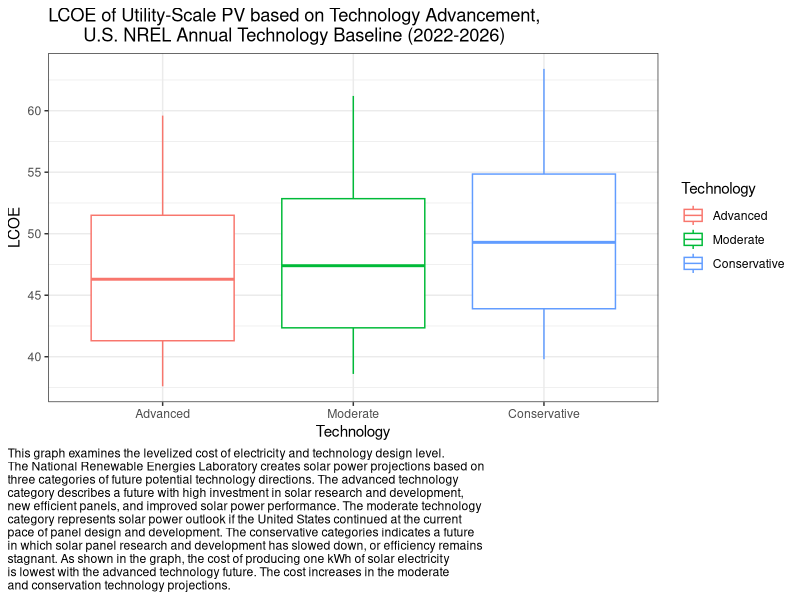
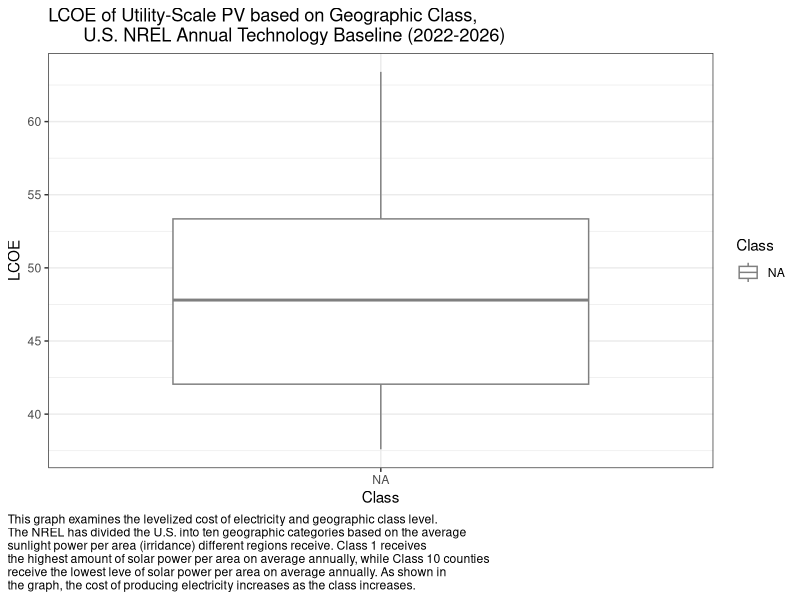
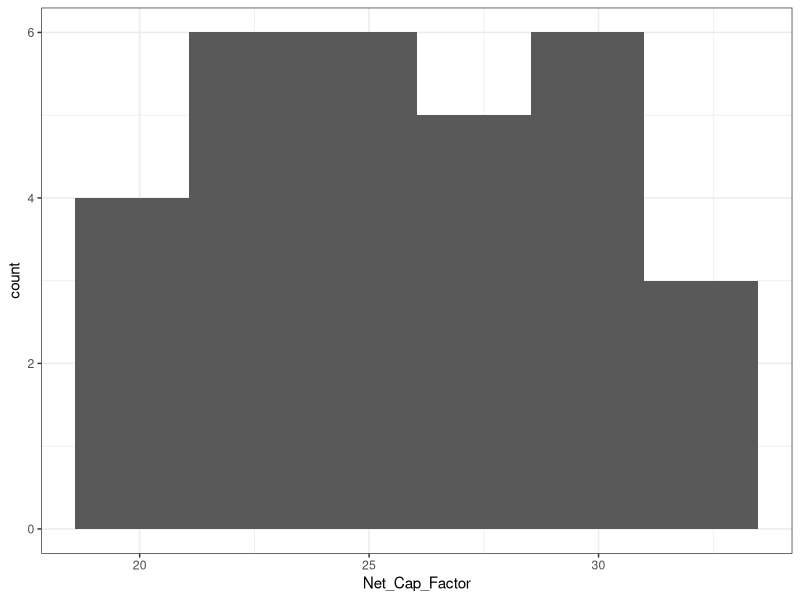
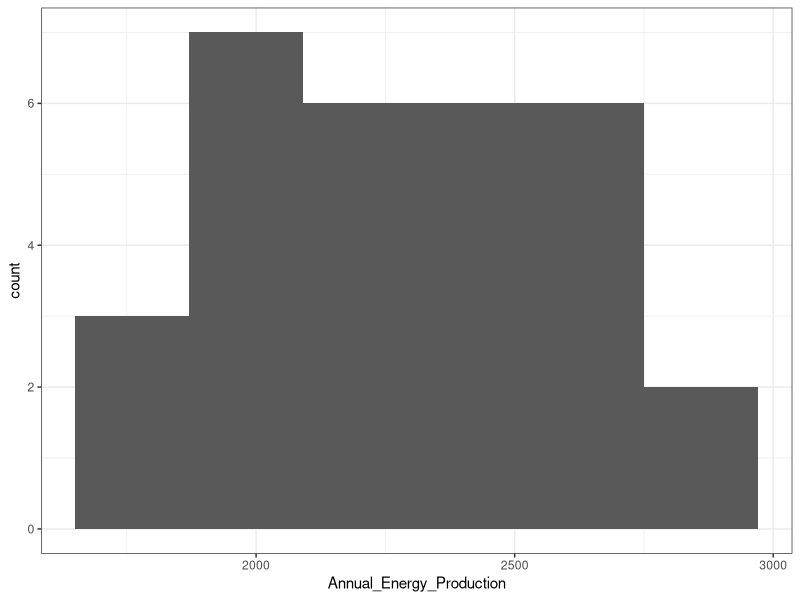
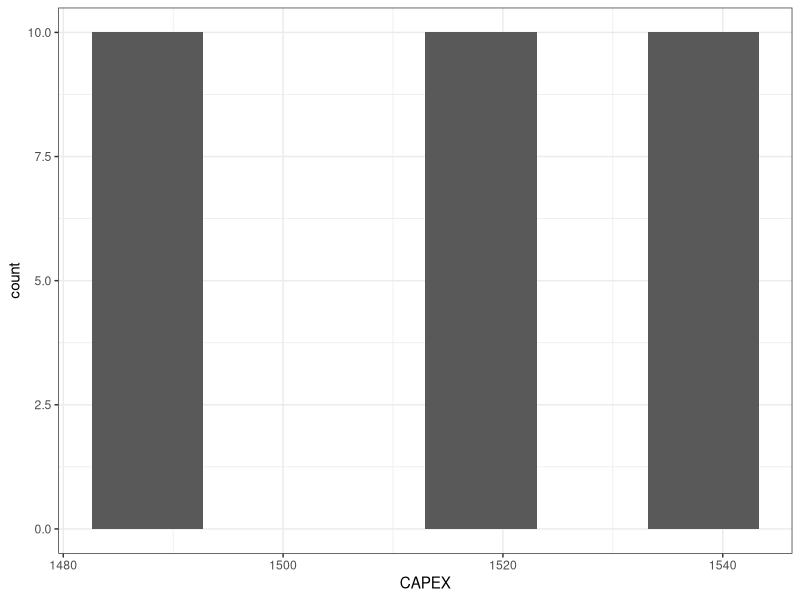
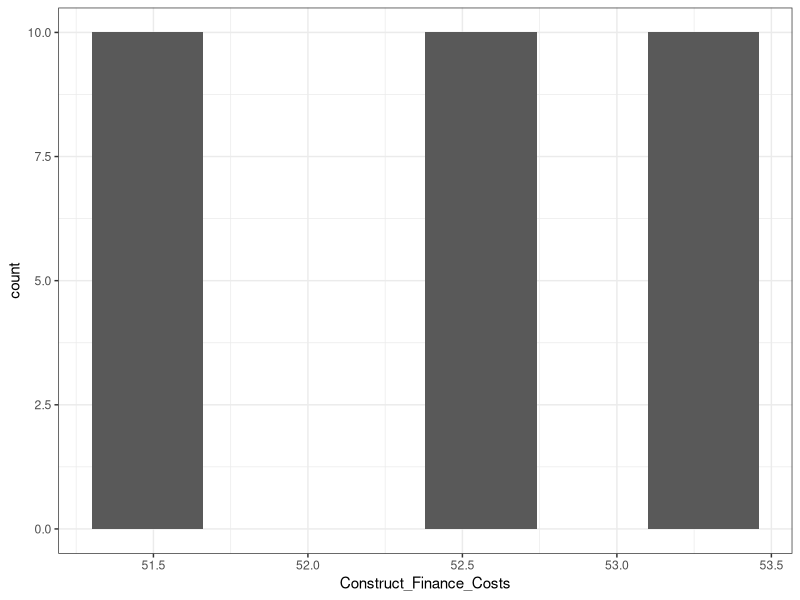
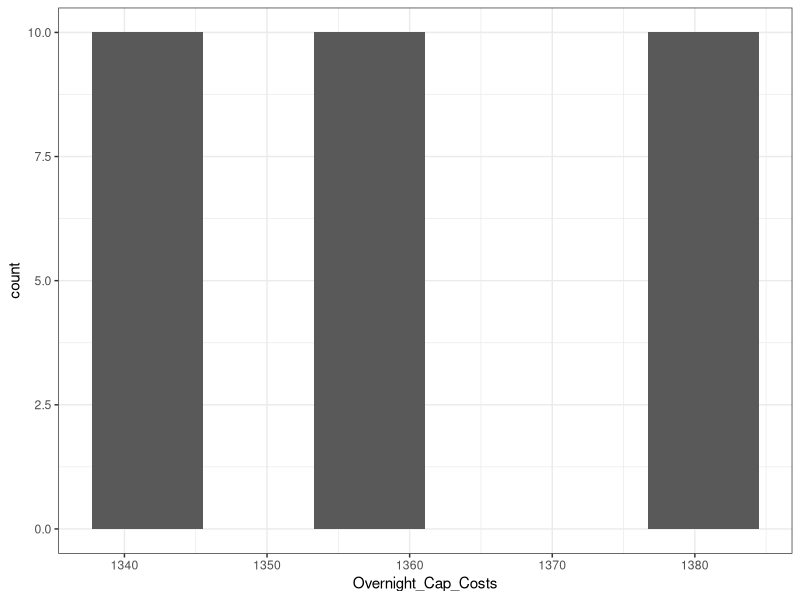
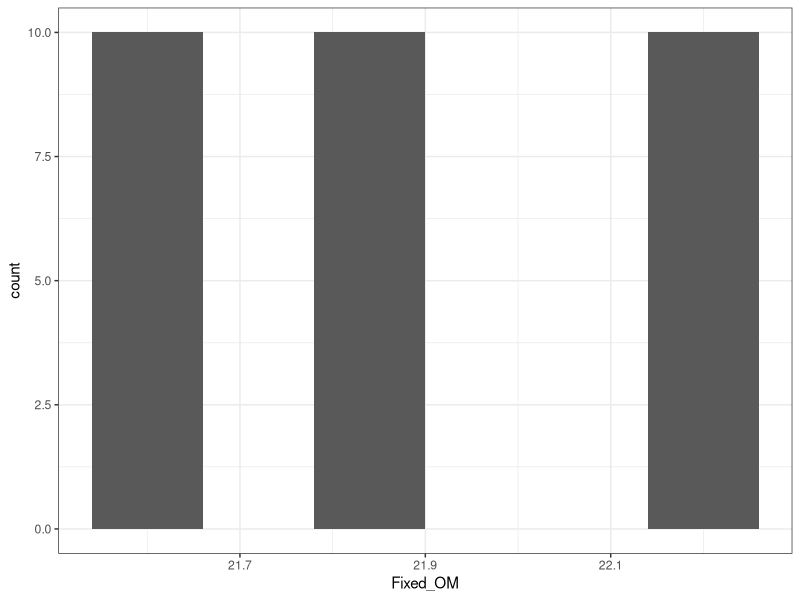

Source code (R) for these figures, in order:
## ---- chunk 1
library(tidyverse)
library(plyr)
library(dplyr)
library(here)
library(readxl)
#install.packages("openxlsx")
library(openxlsx)
getwd()
## ---- chunk 2
Processed_ATB <- read_csv("Solar_ATB_Processed.csv")

view(Processed_ATB)

## ---- chunk 3
# Delete the first two columns 
Processed_ATB <- Processed_ATB[,-1]
view(Processed_ATB)

# Factorize technology
Processed_ATB$Technology = factor (Processed_ATB$Technology, 
                levels = c("Advanced","Moderate","Conservative"))
Processed_ATB$Class = factor (Processed_ATB$Class, 
                levels = c(1,2,3,4,5,6,7,8,9,10))
## ---- chunk 4
# Visualization
# Use Rice Rule(2n^(1/3)) to determine bin size
2*30^(1/3) #6.21, Bin size = 6

# Graph relationship of technology type to LCOE
techplot <- ggplot(data = Processed_ATB, aes(x=Technology,y=LCOE,color=Technology))+
  geom_boxplot()+
  theme_bw() + 
  labs(title = "LCOE of Utility-Scale PV based on Technology Advancement,
       U.S. NREL Annual Technology Baseline (2022-2026)",
       caption =
"This graph examines the levelized cost of electricity and technology design level.
The National Renewable Energies Laboratory creates solar power projections based on
three categories of future potential technology directions. The advanced technology
category describes a future with high investment in solar research and development,
new efficient panels, and improved solar power performance. The moderate technology
category represents solar power outlook if the United States continued at the current
pace of panel design and development. The conservative categories indicates a future
in which solar panel research and development has slowed down, or efficiency remains
stagnant. As shown in the graph, the cost of producing one kWh of solar electricity
is lowest with the advanced technology future. The cost increases in the moderate
and conservation technology projections.") +
  theme(plot.caption.position = "plot",
        plot.caption = element_text(hjust = 0)) 

techplot

ggsave(techplot,
       filename = "Tech_Plot.jpg",
       height = 15,
       width = 15,
       units = "cm")

# We can see Advanced technology has lowest LCOE, and conservative ones have higher LCOE

## ---- chunk 5
# Graph relationship of Class type to LCOE
classplot <- ggplot(data = Processed_ATB, aes(y=LCOE, x= Class,color=Class))+
  geom_boxplot()+
  #facet_wrap(~Class)+
  theme_bw() + 
  labs(title = "LCOE of Utility-Scale PV based on Geographic Class,
       U.S. NREL Annual Technology Baseline (2022-2026)",
       caption =
"This graph examines the levelized cost of electricity and geographic class level.
The NREL has divided the U.S. into ten geographic categories based on the average
sunlight power per area (irridance) different regions receive. Class 1 receives 
the highest amount of solar power per area on average annually, while Class 10 counties
receive the lowest leve of solar power per area on average annually. As shown in
the graph, the cost of producing electricity increases as the class increases.") +
  theme(plot.caption.position = "plot",
        plot.caption = element_text(hjust = 0)) 

classplot

ggsave(classplot,
       filename = "Class_Plot.jpg",
       height = 12,
       width = 15,
       units = "cm")


## ---- chunk 6
# Evaluate whether independent variables are normally distributed
ggplot(data = Processed_ATB, aes(Net_Cap_Factor))+
  geom_histogram(bins=6)+
  theme_bw()

ggplot(data = Processed_ATB, aes(Annual_Energy_Production))+
  geom_histogram(bins=6)+
  theme_bw()

ggplot(data = Processed_ATB, aes(CAPEX))+
  geom_histogram(bins=6)+
  theme_bw()

ggplot(data = Processed_ATB, aes(Construct_Finance_Costs))+
  geom_histogram(bins=6)+
  theme_bw()

ggplot(data = Processed_ATB, aes(Overnight_Cap_Costs))+
  geom_histogram(bins=6)+
  theme_bw()

ggplot(data = Processed_ATB, aes(Fixed_OM))+
  geom_histogram(bins=6)+
  theme_bw()

ggplot(data = Processed_ATB, aes(Grid_Connect_Cost))+
  geom_histogram(bins=6)+
  theme_bw()

ggplot(data = Processed_ATB, aes(Variable_OM))+
  geom_histogram(bins=6)+
  theme_bw()
## ---- chunk 7
# Graph relationship between capacity factor and LCOE
cap_fac_plot <- ggplot(data = Processed_ATB, aes(y=LCOE, x=Net_Cap_Factor,
                                 color=Technology))+
  geom_jitter()+
  labs(x= "Net Capacity Factor (%)",
       y = "LCOE ($/MWh)")+
  theme_bw() +  
  labs(title = "LCOE of Utility-Scale PV based on Net Capacity Factor,
       U.S. NREL Annual Technology Baseline (2022-2026)",
       caption =
"This graph examines the levelized cost of electricity and net capacity factor.
As net capacity factor increases, the cost of producing each additional unit
of electricity (the LCOE) decreases. The technology categories are scattered,
though conservation technology predictions tend to have a higher LCOE.") +
  theme(plot.caption.position = "plot",
        plot.caption = element_text(hjust = 0)) 

cap_fac_plot 

ggsave(cap_fac_plot ,
       filename = "Cap_Fac_Plot.jpg",
       height = 12,
       width = 15,
       units = "cm")
# We can see that capacity factor is negatively related to LCOE. Conservative technology tends to cause higher LCOE.
## ---- chunk 8
# Graph relationship between capacity factor and LCOE
genplot1 <- ggplot(data = Processed_ATB, aes(y=LCOE, x=Annual_Energy_Production,
                                 color = Class)) +
  geom_jitter()+
  labs(x= "Annual Energy Production (MWh)",
       y = "LCOE ($/MWh)")+ #Please check if it is MWh
  theme_bw() +  
  labs(title = "LCOE of Utility-Scale PV based on Annual Energy Production,
       U.S. NREL Annual Technology Baseline (2022-2026)",
       caption =
"This graph examines the levelized cost of electricity and annual energy
production. As production increases, the cost of producing each additional unit
of electricity (the LCOE) decreases. Of interest, Class 1 observations have the
highest energy annual production and Class 10 observations have the lowest
annual energy generation.") +
  theme(plot.caption.position = "plot",
        plot.caption = element_text(hjust = 0)) 

genplot1

ggsave(genplot1,
       filename = "Gen_Plot_Class.jpg",
       height = 12,
       width = 15,
       units = "cm")

# Annual Energy production is negatively related to LCOE. It is also interesting 
# to see that each class is stacked in three, with class 1 having highest production 
# and lowest LCOE, and class 10 on the opposite end.
## ---- chunk 9
# Graph relationship between capacity factor and LCOE
genplot2 <- ggplot(data = Processed_ATB, aes(y=LCOE, x=Annual_Energy_Production,
                                 color = Technology)) +
  geom_jitter()+
  labs(x= "Annual Energy Production (MWh)",
       y = "LCOE ($/MWh)")+ #Please check if it is MWh
  theme_bw() +  
  labs(title = "LCOE of Utility-Scale PV based on Annual Energy Production,
       U.S. NREL Annual Technology Baseline (2022-2026)",
       caption =
"This graph examines the levelized cost of electricity and annual energy
production. As production increases, the cost of producing each additional unit
of electricity (the LCOE) decreases.") +
  theme(plot.caption.position = "plot",
        plot.caption = element_text(hjust = 0)) 

genplot2

ggsave(genplot2,
       filename = "Gen_Plot_Tech.jpg",
       height = 12,
       width = 15,
       units = "cm")

# Annual Energy production is negatively related to LCOE. It is also interesting 
# to see that each class is stacked in three, with class 1 having highest production 
# and lowest LCOE, and class 10 on the opposite end.
## ---- chunk 10
# Evaluate correlation between net capacity factor and annual energy production
# since they are the only two continuous variables.
cor.test(x=Processed_ATB$Net_Cap_Factor, y=Processed_ATB$Annual_Energy_Production)
# The results showed that capacity factor is correlated to annual energy production,
# therefore we need to place them in different models.
## ---- chunk 11
# Final check: how capacity factor relates to annual energy production

#view(Processed_ATB)
class_cor_graph <- ggplot(data = Processed_ATB,
                          aes(y=Annual_Energy_Production,
                                                    x=Net_Cap_Factor, color = Class)) + geom_jitter() +
  theme_bw() +   
  labs(title = "Examining Correlation of Annual Energy Production
       and Net Capacity Factor",
       x = "Net Capacity Factor (%)",
       y = "Annual Energy Generation (MWh)",
       caption =
"This graph examines any correlation between annual energy production and net
capacity factor, identifying different geographic classes. As demonstrated
visually, annual energy production and net capacity factor has a strong, positive,
linear correlation. These two variables cannot be used as predictors in the same model.

Moreover, the categorical variable of class appears correlated to both annual
energy production and net capacity factor. Class 1, the regions with the highest
irradiance (solar power per square meter) has both the highest energy production
and the highest net capacity. Similarly, Class 10 (regions with the lowest solar
power per square meter) has the lowest energy production and the lowest capacity
factor. Based on this visualization, geographic class should not be combined with
annual energy production or net capacity factor in a linear model when predicting LCOE.") +
  theme(plot.caption.position = "plot",
        plot.caption = element_text(hjust = 0))
  class_cor_graph
  
  ggsave(class_cor_graph,
       filename = "class_cor_graph.jpg",
       height = 15,
       width = 15,
       units = "cm")
  
  
## ---- chunk 12
# Correlation check between categorical variables and continuous variable
ggplot(data = Processed_ATB, aes(x=Technology,y=Net_Cap_Factor))+
  geom_boxplot()+
  theme_bw()

ggplot(data = Processed_ATB, aes(x=Technology,y=Annual_Energy_Production))+
  geom_boxplot()+
  theme_bw()

ggplot(data = Processed_ATB, aes(x=Class,y=Net_Cap_Factor))+
  geom_boxplot()+
  theme_bw()

ggplot(data = Processed_ATB, aes(x=Class,y=Annual_Energy_Production))+
  geom_boxplot()+
  theme_bw()
